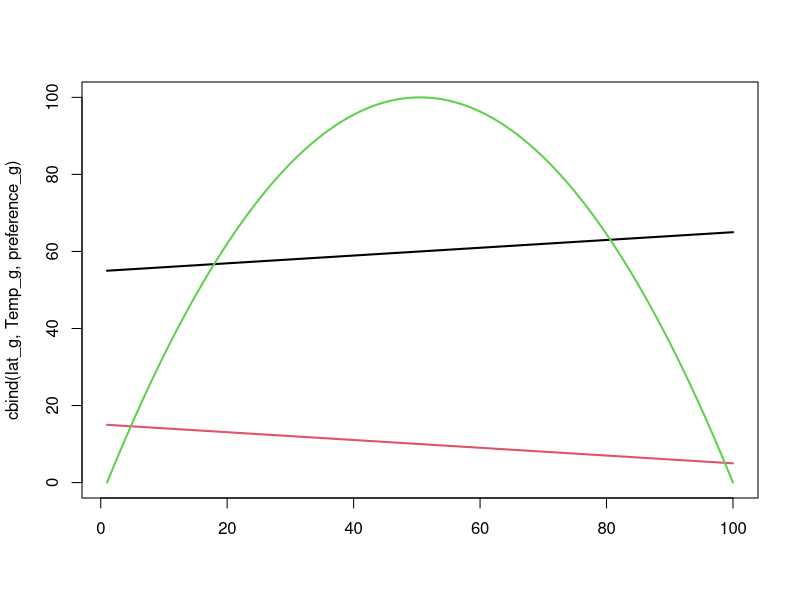
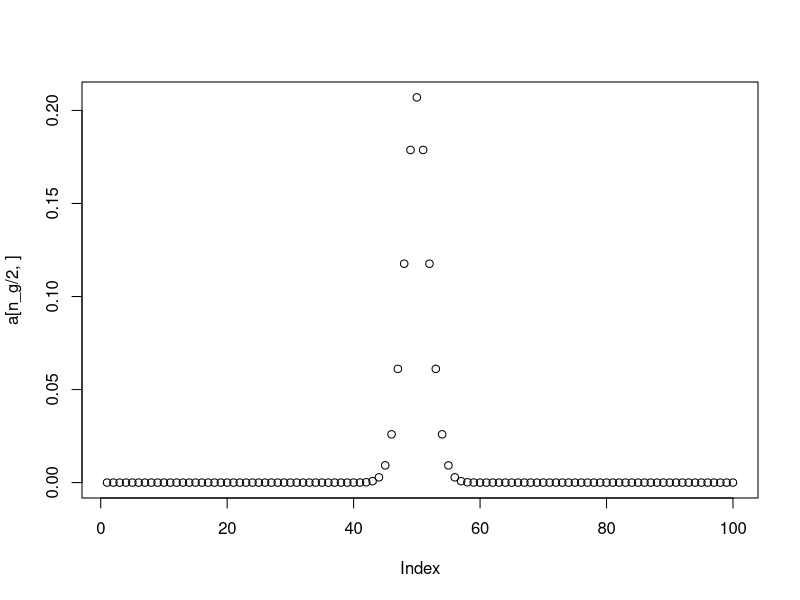
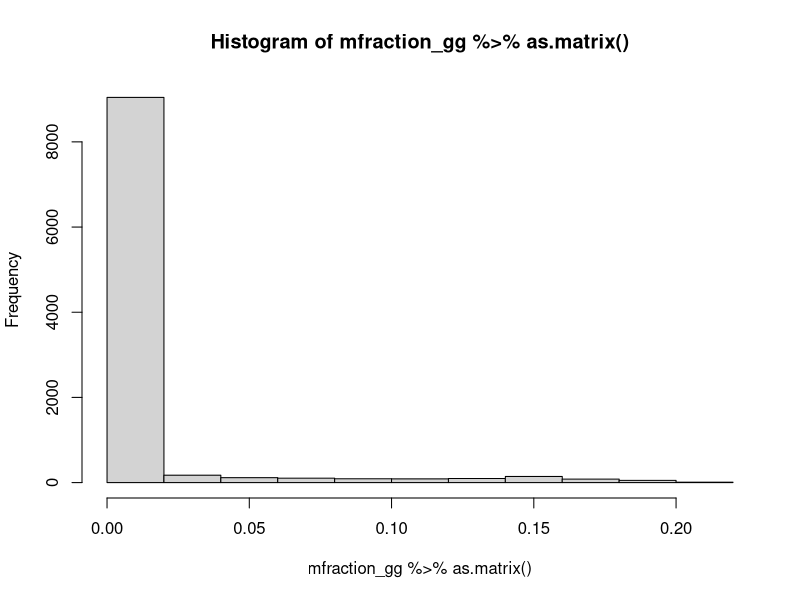
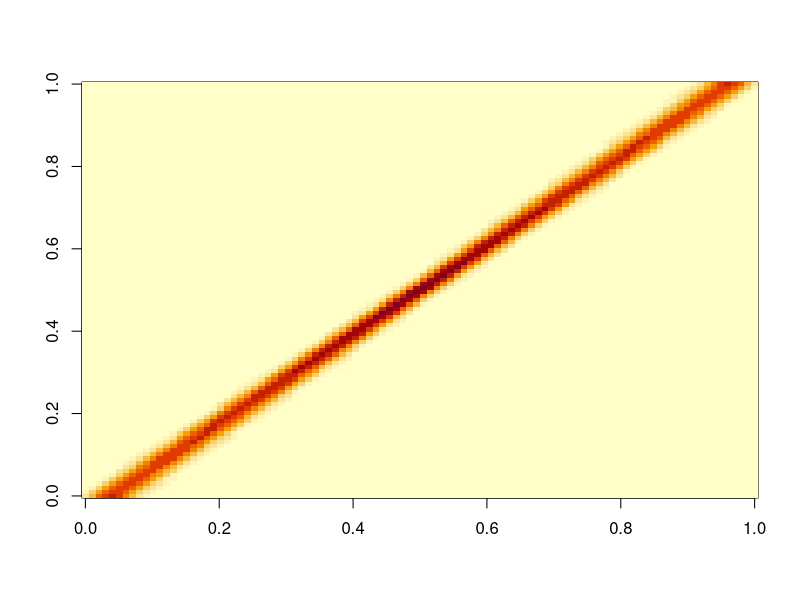
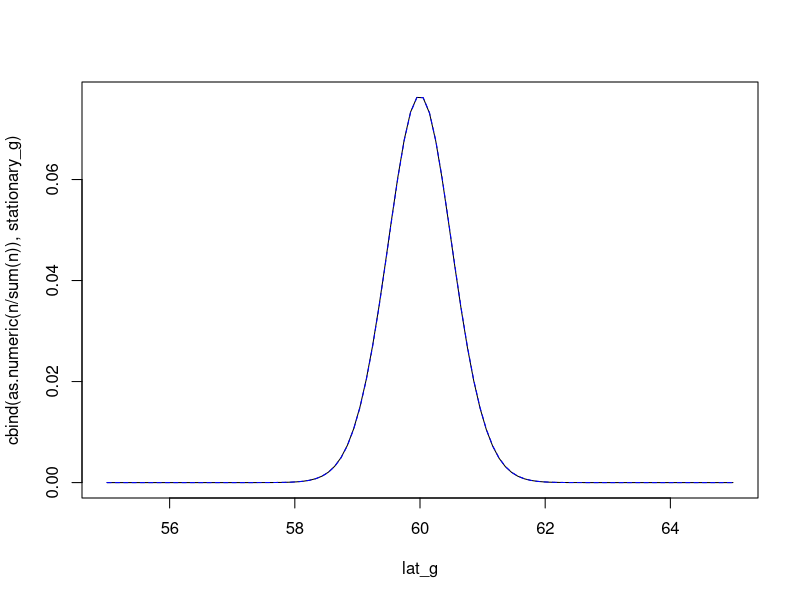

Source code (R) for these figures, in order:
library(tidyverse)
library(Matrix)
n_g = 100

# Domain characteristics
lat_g = seq(55, 65, length=n_g)
Temp_g = seq(15, 5, length=n_g)

# Parameters
diffusion = 2
preference_g =  (-2*diffusion * (Temp_g - 10)^2)

preference_g <-  preference_g - min(preference_g)

# plot
matplot( cbind(lat_g,Temp_g,preference_g), type="l", lty="solid", lwd=2 )

# Movement operator
A_gg = ifelse( round(abs(outer(lat_g,lat_g,"-")),2) == round(mean(diff(lat_g)),2), 1, 0 )

# Diffusion
diffusion_gg = A_gg * diffusion
diag(diffusion_gg) = -1 * colSums(diffusion_gg)

a = Matrix::expm(diffusion_gg) %>% as.matrix()

plot(a[n_g/2,])

# Taxis
taxis_gg = A_gg * pmax(0,outer(preference_g, preference_g, "-"))

# taxis_gg = A_gg * outer(preference_g, preference_g, "-")


diag(taxis_gg) = -1 * colSums(taxis_gg)
# Total
mrate_gg = diffusion_gg + taxis_gg
# Annualized
mfraction_gg = Matrix::expm(mrate_gg)
hist(mfraction_gg %>% as.matrix())
image(as.matrix(mfraction_gg))
rowSums(mfraction_gg)
colSums(mfraction_gg)


n <- matrix(ncol = 1, nrow = n_g,rep(0,n_g))

n[1,1] <-  100

for (y in 1:100){
  
 n <-  mfraction_gg %*% n
  
}

# Stationary distribution

stationary_g = eigen(mfraction_gg)$vectors[,1]

stationary_g = stationary_g / sum(stationary_g)

matplot( x=lat_g, y=cbind(as.numeric(n / sum(n)),stationary_g), type="l", col=c("black","blue") )



# n(t+1) = Mrate_gg * n(t)
